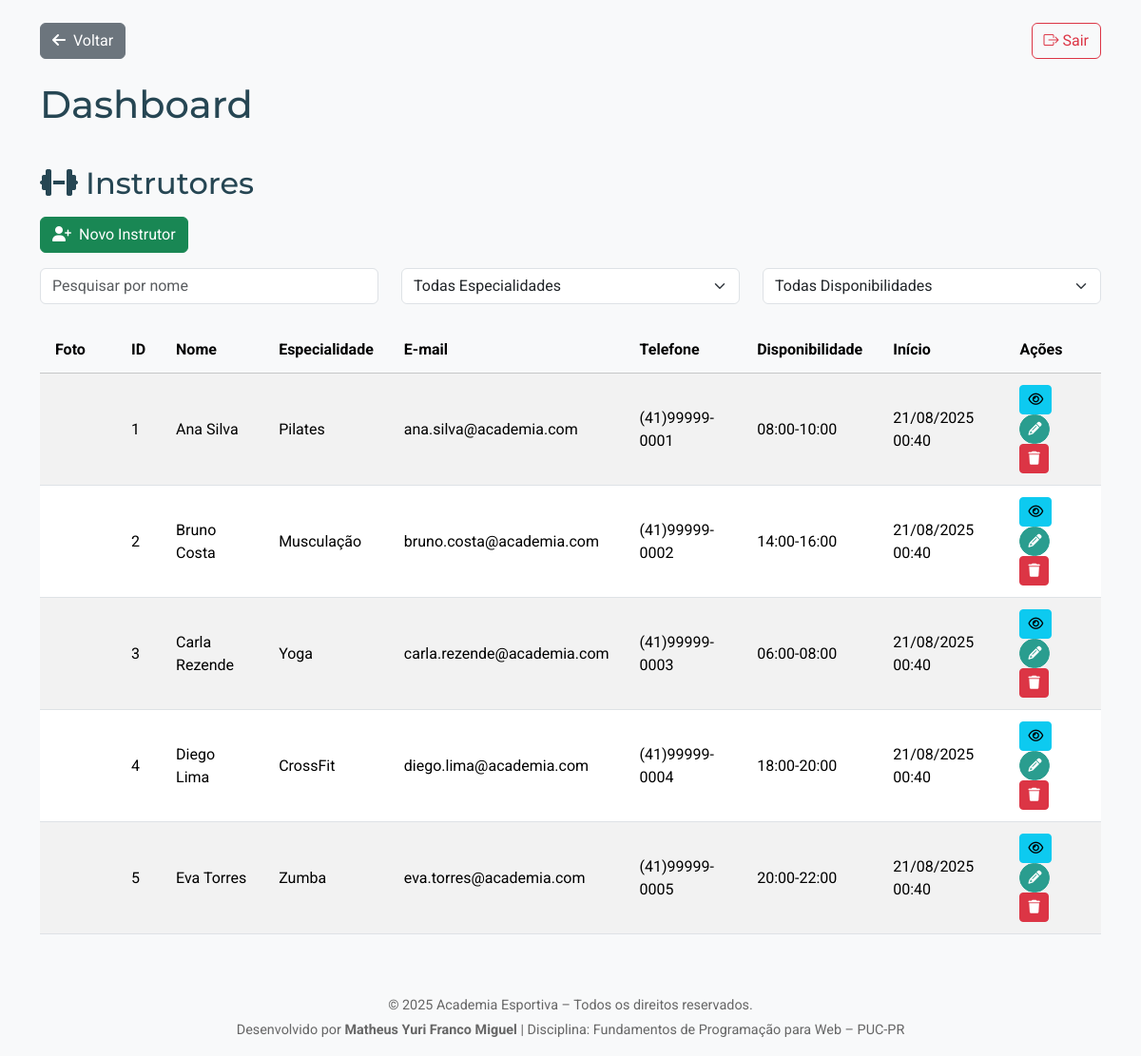
/pages/instrutores/index.php (signed in), run on the app's committed database.
### tables this page shows
CREATE TABLE instrutores (
  id INT AUTO_INCREMENT PRIMARY KEY,
  nome VARCHAR(100) NOT NULL,
  especialidade VARCHAR(100),
  email VARCHAR(150),
  criado_em DATETIME DEFAULT CURRENT_TIMESTAMP
);

### pages/instrutores/index.php (the view, shortened to what this page needs)
<?php
require_once __DIR__ . '/../../bd/conectaBD.php';
$stmt = $pdo->query("
    SELECT id,nome, data_nascimento,especialidade,email,telefone,
           disponibilidade,biografia,foto,criado_em
      FROM instrutores
     ORDER BY id
");
$instrutores = $stmt->fetchAll();
$assetPath = '../../';
require __DIR__ . '/../../inc/header.php';
?>
<div class="container mt-4">
  <div class="d-flex justify-content-between align-items-center mb-4">
      <button class="btn btn-secondary" onclick="window.location.href='../index.php'">
        <i class="fa-solid fa-arrow-left me-1"></i> Voltar
      </button>
      <a href="logout.php" class="btn btn-outline-danger">
        <i class="bi bi-box-arrow-right"></i> Sair
      </a>
  </div>
  <a class="navbar-brand" href="<?= $assetPath ?>pages/index.php"><h1>Dashboard</h1></a>
  <br>
  <h2><i class="fa-solid fa-dumbbell me-2"></i>Instrutores</h2>
  <a href="form.php" class="btn btn-success mb-3">
    <i class="fa-solid fa-user-plus me-1"></i> Novo Instrutor
  </a>
  <div class="row mb-3">
    <div class="col-12 col-md-4 mb-2">
      <input id="filtroNome"
             type="text"
             class="form-control"
             placeholder="Pesquisar por nome">
    </div>
    <div class="col-6 col-md-4 mb-2">
      <select id="filtroEspecialidade" class="form-select">
        <option value="">Todas Especialidades</option>
      </select>
    </div>
    <div class="col-6 col-md-4 mb-2">
      <select id="filtroDisponibilidade" class="form-select">
        <option value="">Todas Disponibilidades</option>
      </select>
    </div>
  </div>
  <div>
    <table id="instrutoresTable" class="table table-striped align-middle">
      <thead class="table-light">
        <tr>
          <th>Foto</th>
          <th>ID</th>
          <th>Nome</th>
          <th>Especialidade</th>
          <th>E-mail</th>
          <th>Telefone</th>
          <th>Disponibilidade</th>
          <th>Início</th>
          <th>Ações</th>
        </tr>
      </thead>
      <tbody>
        <?php if (empty($instrutores)): ?>
          <tr>
            <td colspan="9" class="text-center">Nenhum instrutor cadastrado.</td>
          </tr>
        <?php else: foreach($instrutores as $i):
        ?>
        <tr>
          <td style="width:80px">
          </td>
          <td><?= $i['id'] ?></td>
          <td><?= htmlspecialchars($i['nome']) ?></td>
          <td><?= htmlspecialchars($i['especialidade']) ?></td>
          <td><?= htmlspecialchars($i['email']) ?></td>
          <td><?= htmlspecialchars($i['telefone']) ?></td>
          <td><?= htmlspecialchars($i['disponibilidade']) ?></td>
          <td>
            <?= date('d/m/Y H:i', strtotime($i['criado_em'])) ?>
          </td>
          <td>
            <button class="btn btn-sm btn-info me-1"
                    data-bs-toggle="modal"
                    data-bs-target="#verInstrutor<?= $i['id'] ?>">
              <i class="fa-regular fa-eye"></i>
            </button>
            <a href="form.php?id=<?= $i['id'] ?>"
               class="btn btn-sm btn-primary me-1">
              <i class="fa-solid fa-pencil"></i>
            </a>
            <a href="?delete=<?= $i['id'] ?>"
               onclick="return confirm('Excluir este instrutor?')"
               class="btn btn-sm btn-danger">
              <i class="fa-solid fa-trash"></i>
            </a>
          </td>
        </tr>
        <?php endforeach; endif; ?>
      </tbody>
    </table>
  </div>
</div>
<?php
require __DIR__ . '/../../inc/footer.php';
?>

### assets/css/custom.css (style rules this page uses)
:root { --cor-principal: #2a9d8f; --cor-secundaria: #264653; --cor-texto: #333333; --fonte-titulo: 'Montserrat', sans-serif; --fonte-body: 'Roboto', sans-serif; }
body { font-family: var(--fonte-body); color: var(--cor-texto); background-color: #f8f9fa; }
h1, h2, h3, h4, h5, h6 { font-family: var(--fonte-titulo); color: var(--cor-secundaria); margin-bottom: 1rem; }
.btn-primary { background-color: var(--cor-principal); border-color: var(--cor-principal); border-radius: 2rem; }
.table th, .table td { vertical-align: middle; padding: 0.75rem 1rem; }

### data on the page
instrutores: id "1", nome "Ana Silva", especialidade "Pilates", email "ana.silva@academia.com", telefone "(41)99999-0001", disponibilidade "08:00-10:00", criado_em "21/08/2025 00:40"
instrutores: id "2", nome "Bruno Costa", especialidade "Musculação", email "bruno.costa@academia.com", telefone "(41)99999-0002", disponibilidade "14:00-16:00", criado_em "21/08/2025 00:40"
instrutores: id "3", nome "Carla Rezende", especialidade "Yoga", email "carla.rezende@academia.com", telefone "(41)99999-0003", disponibilidade "06:00-08:00", criado_em "21/08/2025 00:40"
instrutores: id "4", nome "Diego Lima", especialidade "CrossFit", email "diego.lima@academia.com", telefone "(41)99999-0004", disponibilidade "18:00-20:00", criado_em "21/08/2025 00:40"
instrutores: id "5", nome "Eva Torres", especialidade "Zumba", email "eva.torres@academia.com", telefone "(41)99999-0005", disponibilidade "20:00-22:00", criado_em "21/08/2025 00:40"
